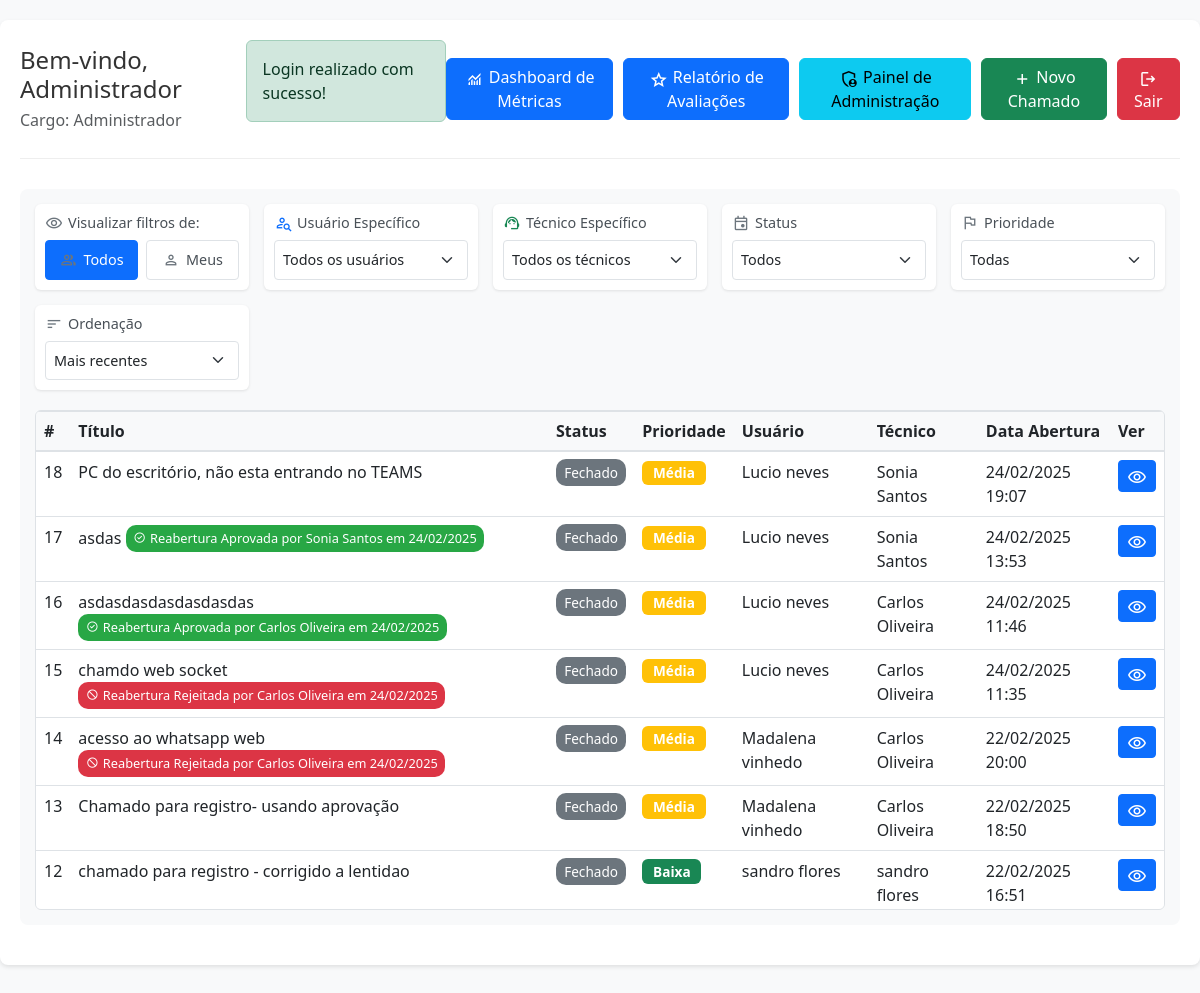
Page /dashboard.php (signed in) on the committed database.
### tables this page shows
CREATE TABLE `usuarios` (
  `id_usuario` int NOT NULL,
  `nome` varchar(100) NOT NULL,
  `email` varchar(100) NOT NULL,
  `senha` varchar(255) NOT NULL,
  `cargo` enum('Administrador','Técnico','Usuário') NOT NULL,
  `telefone` varchar(20) DEFAULT NULL,
  `whatsapp` varchar(20) DEFAULT NULL,
  `cidade` varchar(100) DEFAULT NULL,
  `estado` char(2) DEFAULT NULL,
  `data_nascimento` date DEFAULT NULL,
  `data_cadastro` timestamp NULL DEFAULT CURRENT_TIMESTAMP,
  `data_atualizacao` timestamp NULL DEFAULT CURRENT_TIMESTAMP ON UPDATE CURRENT_TIMESTAMP
);

CREATE TABLE `chamados` (
  `id_chamado` int NOT NULL,
  `titulo` varchar(100) NOT NULL,
  `descricao` text NOT NULL,
  `status` enum('Aberto','Em andamento','Fechado') NOT NULL DEFAULT 'Aberto',
  `prioridade` enum('Alta','Média','Baixa') NOT NULL,
  `id_usuario` int NOT NULL,
  `id_tecnico` int DEFAULT NULL,
  `data_abertura` timestamp NULL DEFAULT CURRENT_TIMESTAMP,
  `data_captura` timestamp NULL DEFAULT NULL,
  `data_fechamento` timestamp NULL DEFAULT NULL
);

### dashboard.php (the view, shortened to what this page needs)
<?php
require_once 'db_connection.php';
$stmt = mysqli_prepare($conn, "SELECT nome, cargo FROM usuarios WHERE id_usuario = ?");
mysqli_stmt_bind_param($stmt, "i", $_SESSION['user_id']);
mysqli_stmt_execute($stmt);
$result = mysqli_stmt_get_result($stmt);
$usuario = mysqli_fetch_assoc($result);
$filtro_usuario = isset($_GET['filtro_usuario']) ? $_GET['filtro_usuario'] : 'todos';
$filtro_status = isset($_GET['filtro_status']) ? $_GET['filtro_status'] : 'todos';
$filtro_prioridade = isset($_GET['filtro_prioridade']) ? $_GET['filtro_prioridade'] : 'todos';
$ordem = isset($_GET['ordem']) ? $_GET['ordem'] : 'data_abertura DESC';
$usuarios_lista = [];
if ($usuario['cargo'] === 'Administrador') {
    $stmt = mysqli_prepare($conn, "SELECT id_usuario, nome, cargo FROM usuarios ORDER BY nome");
    mysqli_stmt_execute($stmt);
    $result = mysqli_stmt_get_result($stmt);
    while ($row = mysqli_fetch_assoc($result)) {
        $usuarios_lista[] = $row;
    }
}
$sql = "SELECT
            c.*,
            u1.nome as usuario_nome,
            u2.nome as tecnico_nome,
            (SELECT COUNT(*) FROM solicitacoes_reabertura sr WHERE sr.id_chamado = c.id_chamado AND sr.status = 'Pendente') as tem_solicitacao_reabertura,
            (SELECT sr.status FROM solicitacoes_reabertura sr WHERE sr.id_chamado = c.id_chamado ORDER BY sr.data_solicitacao DESC LIMIT 1) as ultimo_status_solicitacao,
            (SELECT u.nome FROM solicitacoes_reabertura sr
             INNER JOIN usuarios u ON sr.id_responsavel = u.id_usuario
             WHERE sr.id_chamado = c.id_chamado
             ORDER BY sr.data_solicitacao DESC LIMIT 1) as responsavel_ultima_solicitacao,
            (SELECT sr.data_resposta FROM solicitacoes_reabertura sr
             WHERE sr.id_chamado = c.id_chamado
             ORDER BY sr.data_solicitacao DESC LIMIT 1) as data_ultima_resposta
        FROM chamados c
        LEFT JOIN usuarios u1 ON c.id_usuario = u1.id_usuario
        LEFT JOIN usuarios u2 ON c.id_tecnico = u2.id_usuario
        WHERE 1=1";
$sql .= " ORDER BY " . $ordem;
$stmt = mysqli_prepare($conn, $sql);
mysqli_stmt_execute($stmt);
$result = mysqli_stmt_get_result($stmt);
$chamados = [];
while ($row = mysqli_fetch_assoc($result)) {
    $chamados[] = $row;
}
?>
<!DOCTYPE html>
<html lang="pt-BR">
<head>
    <link href="https://cdn.jsdelivr.net/npm/bootstrap@5.3.0/dist/css/bootstrap.min.css" rel="stylesheet">
    <link rel="stylesheet" href="css/styles.css">
</head>
<body>
    <div class="container">
        <div class="header">
            <div class="header-info">
                <h1>Bem-vindo, <?php echo htmlspecialchars($usuario['nome']); ?></h1>
                <p class="text-muted">Cargo: <?php echo htmlspecialchars($usuario['cargo']); ?></p>
            </div>
            <?php if (isset($_SESSION['success_message'])): ?>
                <div class="alert alert-success">
                    <?php
                    echo $_SESSION['success_message'];
                    ?>
                </div>
            <?php endif; ?>
            <div class="header-actions">
                <?php if ($usuario['cargo'] === 'Administrador'): ?>
                <a href="admin/dashboard_metricas.php" class="btn btn-primary">
                    <span class="material-symbols-outlined">monitoring</span>
                    Dashboard de Métricas
                </a>
                <a href="admin/relatorio_avaliacoes.php" class="btn btn-primary">
                    <span class="material-symbols-outlined">star</span>
                    Relatório de Avaliações
                </a>
                <a href="admin_usuarios.php" class="btn btn-info">
                    <span class="material-symbols-outlined">admin_panel_settings</span>
                    Painel de Administração
                </a>
                <?php endif; ?>
                <a href="novo_chamado.php" class="btn btn-success">
                    <span class="material-symbols-outlined">add</span>
                    Novo Chamado
                </a>
                <a href="logout.php" class="btn btn-danger">
                    <span class="material-symbols-outlined">logout</span>
                    Sair
                </a>
            </div>
        </div>
        <div class="filtros-container">
            <form id="filtrosForm" method="GET" class="filtros-grid">
                <?php if ($usuario['cargo'] !== 'Usuário'): ?>
                <div class="filtro-grupo">
                    <h5>
                        <span class="material-symbols-outlined">visibility</span>
                        Visualizar filtros de:
                    </h5>
                    <div class="filtro-visualizacao">
                        <button type="button" class="btn <?php echo $filtro_usuario === 'todos' ? 'active' : ''; ?>" onclick="document.getElementById('todos').click();">
                            <span class="material-symbols-outlined">group</span>
                            Todos
                        </button>
                        <button type="button" class="btn <?php echo $filtro_usuario === 'meus' ? 'active' : ''; ?>" onclick="document.getElementById('meus').click();">
                            <span class="material-symbols-outlined">person</span>
                            Meus
                        </button>
                    </div>
                </div>
                <?php endif; ?>
                <?php if ($usuario['cargo'] === 'Administrador' || ($usuario['cargo'] === 'Técnico' && !empty($usuarios_lista))): ?>
                <div class="filtro-grupo">
                    <h5>
                        <span class="material-symbols-outlined person-search-icon">person_search</span>
                        <?php if ($usuario['cargo'] === 'Administrador'): ?>
                            Usuário Específico
                        <?php else: ?>
                            Chamados por Usuário
                        <?php endif; ?>
                    </h5>
                    <select name="filtro_usuario_especifico" class="form-select" onchange="this.form.submit()">
                        <option value="todos">
                            <?php if ($usuario['cargo'] === 'Administrador'): ?>
                                Todos os usuários
                            <?php else: ?>
                                Todos os meus chamados
                            <?php endif; ?>
                        </option>
                    </select>
                </div>
                <?php endif; ?>
                <?php if ($usuario['cargo'] === 'Administrador'): ?>
                <div class="filtro-grupo">
                    <h5>
                        <span class="material-symbols-outlined tech-search-icon">support_agent</span>
                        Técnico Específico
                    </h5>
                    <select name="filtro_tecnico_especifico" class="form-select" onchange="this.form.submit()">
                        <option value="todos">Todos os técnicos</option>
                    </select>
                </div>
                <?php endif; ?>
                <div class="filtro-grupo">
                    <h5>
                        <span class="material-symbols-outlined">event</span>
                        Status
                    </h5>
                    <select name="filtro_status" class="form-select" onchange="this.form.submit()">
                        <option value="todos" <?php echo $filtro_status === 'todos' ? 'selected' : ''; ?>>Todos</option>
                    </select>
                </div>
                <div class="filtro-grupo">
                    <h5>
                        <span class="material-symbols-outlined">flag</span>
                        Prioridade
                    </h5>
                    <select name="filtro_prioridade" class="form-select" onchange="this.form.submit()">
                        <option value="todos" <?php echo $filtro_prioridade === 'todos' ? 'selected' : ''; ?>>Todas</option>
                    </select>
                </div>
                <div class="filtro-grupo">
                    <h5>
                        <span class="material-symbols-outlined">sort</span>
                        Ordenação
                    </h5>
                    <select name="ordem" class="form-select" onchange="this.form.submit()">
                        <option value="data_abertura DESC" <?php echo $ordem === 'data_abertura DESC' ? 'selected' : ''; ?>>Mais recentes</option>
                    </select>
                </div>
            </form>
            <div class="table-responsive">
                <table class="table table-hover chamados-table">
                    <thead>
                        <tr>
                            <th>#</th>
                            <th style="min-width: 250px;">Título</th>
                            <th>Status</th>
                            <th>Prioridade</th>
                            <th>Usuário</th>
                            <th>Técnico</th>
                            <th>Data Abertura</th>
                            <th>Ver</th>
                        </tr>
                    </thead>
                    <tbody>
                        <?php if (empty($chamados)): ?>
                        <tr>
                            <td colspan="8" class="text-center py-4">
                                <span class="material-symbols-outlined d-block mb-2" style="font-size: 48px; color: #6c757d;">search_off</span>
                                <p class="mb-0">Nenhum chamado encontrado com os filtros selecionados.</p>
                            </td>
                        </tr>
                        <?php else: ?>
                            <?php foreach ($chamados as $chamado):
                                $row_class = '';
                                $badge_class = '';
                                $badge_icon = '';
                                $badge_text = '';
                                if ($chamado['tem_solicitacao_reabertura'] > 0) {
                                    $row_class = 'chamado-row-com-solicitacao';
                                    $badge_class = 'pendente';
                                    $badge_icon = 'refresh';
                                    $badge_text = 'Solicitação de Reabertura Pendente';
                                } elseif ($chamado['ultimo_status_solicitacao'] === 'Rejeitada') {
                                    $row_class = 'chamado-row-rejeitado';
                                    $badge_class = 'rejeitada';
                                    $badge_icon = 'block';
                                    $badge_text = 'Reabertura Rejeitada por ' . $chamado['responsavel_ultima_solicitacao'] .
                                                ' em ' . date('d/m/Y', strtotime($chamado['data_ultima_resposta']));
                                } elseif ($chamado['ultimo_status_solicitacao'] === 'Aprovada') {
                                    $row_class = 'chamado-row-aprovado';
                                    $badge_class = 'aprovada';
                                    $badge_icon = 'check_circle';
                                    $badge_text = 'Reabertura Aprovada por ' . $chamado['responsavel_ultima_solicitacao'] .
                                                ' em ' . date('d/m/Y', strtotime($chamado['data_ultima_resposta']));
                                }
                            ?>
                            <tr class="<?php echo $row_class; ?>">
                                <td><?php echo htmlspecialchars($chamado['id_chamado']); ?></td>
                                <td>
                                    <?php echo htmlspecialchars($chamado['titulo']); ?>
                                    <?php if ($badge_text): ?>
                                        <span class="badge-solicitacao <?php echo $badge_class; ?>" title="<?php echo $badge_text; ?>">
                                            <span class="material-symbols-outlined"><?php echo $badge_icon; ?></span>
                                            <?php echo $badge_text; ?>
                                        </span>
                                    <?php endif; ?>
                                </td>
                                <td>
                                    <span class="status-badge status-<?php echo strtolower(str_replace(' ', '-', $chamado['status'])); ?>">
                                        <?php echo htmlspecialchars($chamado['status']); ?>
                                    </span>
                                </td>
                                <td>
                                    <span class="badge bg-<?php
                                        echo $chamado['prioridade'] === 'Alta' ? 'danger' :
                                            ($chamado['prioridade'] === 'Média' ? 'warning' : 'success');
                                    ?>">
                                        <?php echo htmlspecialchars($chamado['prioridade']); ?>
                                    </span>
                                </td>
                                <td><?php echo htmlspecialchars($chamado['usuario_nome']); ?></td>
                                <td><?php echo $chamado['tecnico_nome'] ? htmlspecialchars($chamado['tecnico_nome']) : '-'; ?></td>
                                <td><?php echo date('d/m/Y H:i', strtotime($chamado['data_abertura'])); ?></td>
                                <td>
                                    <a href="ver_chamado.php?id=<?php echo $chamado['id_chamado']; ?>" class="btn btn-sm btn-primary">
                                        <span class="material-symbols-outlined">visibility</span>
                                    </a>
                                </td>
                            </tr>
                            <?php endforeach; ?>
                        <?php endif; ?>
                    </tbody>
                </table>
            </div>
        </div>
    </body>
</html>

### rows in the picture
usuarios: nome "Administrador", cargo "Administrador", filtro_usuario_especifico "Todos os usuários"
chamados: id_chamado "18", titulo "PC do escritório, não esta entrando no TEAMS", status "Fechado", prioridade "Média", id_usuario.nome "Lucio neves", id_tecnico.nome "Sonia Santos", data_abertura "24/02/2025 19:07"
chamados: id_chamado "17", titulo "asdas", badge_text "Reabertura Aprovada por Sonia Santos em 24/02/2025", status "Fechado", prioridade "Média", id_usuario.nome "Lucio neves", id_tecnico.nome "Sonia Santos", data_abertura "24/02/2025 13:53"
chamados: id_chamado "16", titulo "asdasdasdasdasdasdas", badge_text "Reabertura Aprovada por Carlos Oliveira em 24/02/2025", status "Fechado", prioridade "Média", id_usuario.nome "Lucio neves", id_tecnico.nome "Carlos Oliveira", data_abertura "24/02/2025 11:46"
chamados: id_chamado "15", titulo "chamdo web socket", badge_text "Reabertura Rejeitada por Carlos Oliveira em 24/02/2025", status "Fechado", prioridade "Média", id_usuario.nome "Lucio neves", id_tecnico.nome "Carlos Oliveira", data_abertura "24/02/2025 11:35"
chamados: id_chamado "14", titulo "acesso ao whatsapp web", badge_text "Reabertura Rejeitada por Carlos Oliveira em 24/02/2025", status "Fechado", prioridade "Média", id_usuario.nome "Madalena vinhedo", id_tecnico.nome "Carlos Oliveira", data_abertura "22/02/2025 20:00"
chamados: id_chamado "13", titulo "Chamado para registro- usando aprovação", status "Fechado", prioridade "Média", id_usuario.nome "Madalena vinhedo", id_tecnico.nome "Carlos Oliveira", data_abertura "22/02/2025 18:50"
chamados: id_chamado "12", titulo "chamado para registro - corrigido a lentidao", status "Fechado", prioridade "Baixa", id_usuario.nome "sandro flores", data_abertura "22/02/2025 16:51"

### other values in the picture
$_SESSION['success_message'] "Login realizado com sucesso!"
